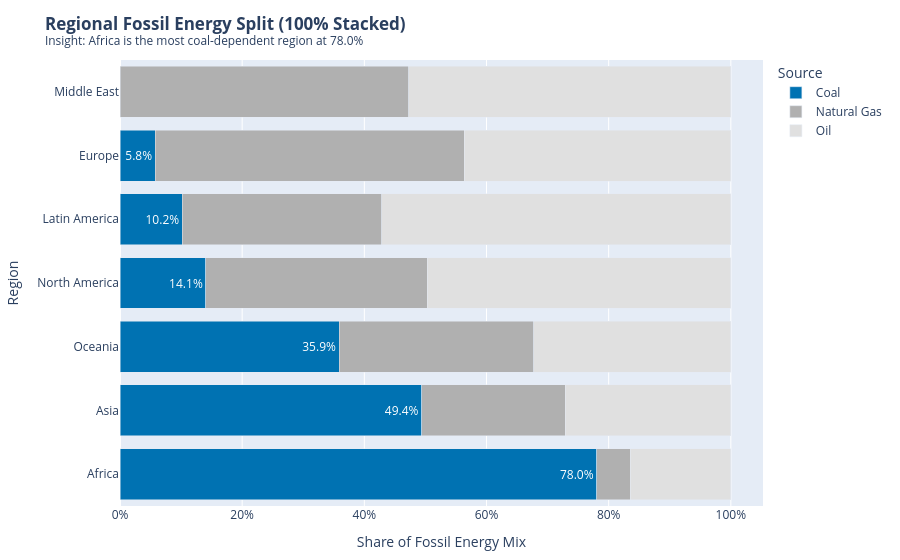

Notebook source saved alongside this figure:
### Markdown cell above
Task 2 — Reflection
Which chart tells the ranking story more clearly, and why?

The horizontal bar chart tells the ranking story significantly more clearly.

Direct Linear Comparison: Bar charts map magnitude to a single linear axis (length), allowing the human eye to instantly compare countries and gauge precise relative differences. Treemaps encode values into 2D area rectangles, which are much harder for our visual cortex to accurately parse and rank, especially for values that are close in size.

Effortless Sorting & Labeling: In a horizontal bar chart, items are easily sorted from top to bottom, keeping country labels consistently oriented horizontally and fully legible. In a treemap, text labels frequently clip, rotate, or vanish entirely inside smaller rectangular tiles, making it difficult to read exact rankings or values without hovering.

### Code cell
#TASK 3

import pandas as pd
import plotly.express as px

# 1. Aggregate fossil TWh by Region and Source, then compute Region totals
region_source_fossil = df_fossil.groupby(['Region', 'Source'], as_index=False)['TWh'].sum()
region_source_fossil['Region_Total'] = region_source_fossil.groupby('Region')['TWh'].transform('sum')

# 2. Calculate percentage share for each source within its region
region_source_fossil['Share'] = region_source_fossil['TWh'] / region_source_fossil['Region_Total']

# 3. Compute insight: identify the region with the highest coal share
coal_df = region_source_fossil[region_source_fossil['Source'] == 'Coal'].copy()
top_coal_row = coal_df.loc[coal_df['Share'].idxmax()]
top_coal_region = top_coal_row['Region']
top_coal_share = top_coal_row['Share'] * 100

# 4. Sort regions by coal share (ascending order places the highest at the top in Plotly horizontal bars)
sorted_regions = coal_df.sort_values('Share', ascending=True)['Region'].tolist()

# 5. Create labels: only show percentage text for the 'Coal' segments
region_source_fossil['Label'] = region_source_fossil.apply(
    lambda row: f"{row['Share'] * 100:.1f}%" if row['Source'] == 'Coal' else "", 
    axis=1
)

# 6. Define CVD-safe color mapping (Coal matches Task 1 blue, others in distinct greys)
color_map = {
    'Coal': '#0072B2',        # Blue (consistent with Task 1)
    'Natural Gas': '#B0B0B0', # Medium gray
    'Oil': '#E0E0E0'          # Light gray
}

# 7. Build the 100% Stacked Bar Chart
fig = px.bar(
    region_source_fossil,
    x='Share',
    y='Region',
    color='Source',
    orientation='h',
    text='Label',
    color_discrete_map=color_map,
    category_orders={
        'Region': sorted_regions,
        'Source': ['Coal', 'Natural Gas', 'Oil']  # Ensures Coal sits on the baseline
    },
    title=f"<b>Regional Fossil Energy Split (100% Stacked)</b><br><sup>Insight: {top_coal_region} is the most coal-dependent region at {top_coal_share:.1f}%</sup>"
)

fig.update_traces(
    texttemplate='%{text}',
    textposition='inside'
)

fig.update_layout(
    barmode='stack',
    xaxis_title="Share of Fossil Energy Mix",
    yaxis_title="Region",
    xaxis=dict(tickformat='.0%'),
    margin=dict(t=60, l=25, r=25, b=25),
    font=dict(size=12)
)

fig.show()

### Figure 1 — Plotly figure (JSON) as saved in the notebook; plotly's stock layout.template omitted (floating-point values rounded to 4 significant figures)
{"data": [{"hovertemplate": "Source=Coal<br>Share=%{x}<br>Region=%{y}<br>Label=%{text}<extra></extra>", "legendgroup": "Coal", "marker": {"color": "#0072B2", "pattern": {"shape": ""}}, "name": "Coal", "orientation": "h", "showlegend": true, "text": ["78.0%", "49.4%", "5.8%", "10.2%", "14.1%", "35.9%"], "textposition": "inside", "texttemplate": "%{text}", "type": "bar", "x": [0.7804, 0.4937, 0.05765, 0.1019, 0.1406, 0.3585], "xaxis": "x", "y": ["Africa", "Asia", "Europe", "Latin America", "North America", "Oceania"], "yaxis": "y"}, {"hovertemplate": "Source=Natural Gas<br>Share=%{x}<br>Region=%{y}<br>Label=%{text}<extra></extra>", "legendgroup": "Natural Gas", "marker": {"color": "#B0B0B0", "pattern": {"shape": ""}}, "name": "Natural Gas", "orientation": "h", "showlegend": true, "text": ["", "", "", "", "", "", ""], "textposition": "inside", "texttemplate": "%{text}", "type": "bar", "x": [0.05476, 0.2352, 0.5059, 0.3264, 0.4729, 0.3621, 0.3192], "xaxis": "x", "y": ["Africa", "Asia", "Europe", "Latin America", "Middle East", "North America", "Oceania"], "yaxis": "y"}, {"hovertemplate": "Source=Oil<br>Share=%{x}<br>Region=%{y}<br>Label=%{text}<extra></extra>", "legendgroup": "Oil", "marker": {"color": "#E0E0E0", "pattern": {"shape": ""}}, "name": "Oil", "orientation": "h", "showlegend": true, "text": ["", "", "", "", "", "", ""], "textposition": "inside", "texttemplate": "%{text}", "type": "bar", "x": [0.1648, 0.2711, 0.4364, 0.5718, 0.5271, 0.4973, 0.3223], "xaxis": "x", "y": ["Africa", "Asia", "Europe", "Latin America", "Middle East", "North America", "Oceania"], "yaxis": "y"}], "layout": {"barmode": "stack", "font": {"size": 12}, "legend": {"title": {"text": "Source"}, "tracegroupgap": 0}, "margin": {"b": 25, "l": 25, "r": 25, "t": 60}, "title": {"text": "<b>Regional Fossil Energy Split (100% Stacked)</b><br><sup>Insight: Africa is the most coal-dependent region at 78.0%</sup>"}, "xaxis": {"anchor": "y", "domain": [0, 1], "tickformat": ".0%", "title": {"text": "Share of Fossil Energy Mix"}}, "yaxis": {"anchor": "x", "categoryarray": ["Africa", "Asia", "Oceania", "North America", "Latin America", "Europe"], "categoryorder": "array", "domain": [0, 1], "title": {"text": "Region"}}}}
